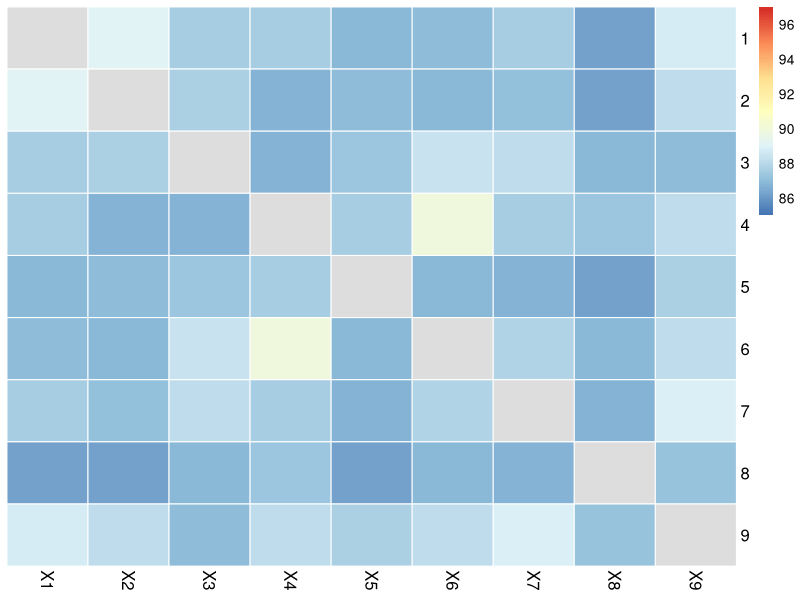

The R script that drew this image:
library(pheatmap)
library(ggplot2)
#data<-read.table("human3-human5.txt",
#data<-read.table("human5-human5.txt",
#data<-read.table("human5-chimp6.txt",
#data<-read.table("chimp6-chimp6.txt",
#data<-read.table("gibbon3-gibbon3.txt",
#data<-read.table("gibbon3-chimp6.txt",
#data<-read.table("gibbon3-gelada9.txt",
#data<-read.table("chimp6-gelada9.txt",
#data<-read.table("capuchin1-chimp6.txt",
data<-read.table("gelada9-gelada9.txt",
	header=T,row.names=1)
bk=c(seq(85,97,by=0.1188))
p<-pheatmap(data,
	border="white",
	cluster_cols=F,
	cluster_rows=F,
	fontsize_row=12,
	fontsize_col=12,
	#color = colorRampPalette(c("yellow", "red"))(150),
	breaks=bk
)
